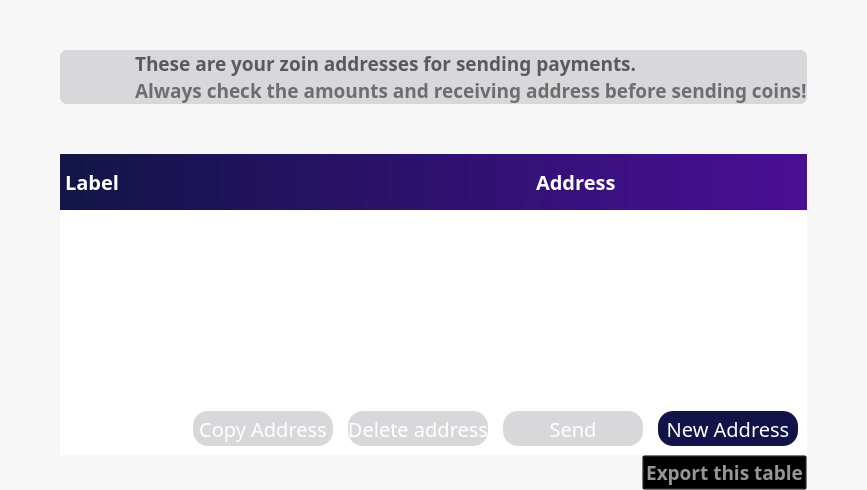
        <widget class="QFrame" name="frame">
         <property name="palette">
          <palette>
           <active>
            <colorrole role="Button">
             <brush brushstyle="SolidPattern">
              <color alpha="250">
               <red>247</red>
               <green>247</green>
               <blue>247</blue>
              </color>
             </brush>
            </colorrole>
            <colorrole role="Base">
             <brush brushstyle="SolidPattern">
              <color alpha="250">
               <red>247</red>
               <green>247</green>
               <blue>247</blue>
              </color>
             </brush>
            </colorrole>
            <colorrole role="Window">
             <brush brushstyle="SolidPattern">
              <color alpha="250">
               <red>247</red>
               <green>247</green>
               <blue>247</blue>
              </color>
             </brush>
            </colorrole>
           </active>
           <inactive>
            <colorrole role="Button">
             <brush brushstyle="SolidPattern">
              <color alpha="250">
               <red>247</red>
               <green>247</green>
               <blue>247</blue>
              </color>
             </brush>
            </colorrole>
            <colorrole role="Base">
             <brush brushstyle="SolidPattern">
              <color alpha="250">
               <red>247</red>
               <green>247</green>
               <blue>247</blue>
              </color>
             </brush>
            </colorrole>
            <colorrole role="Window">
             <brush brushstyle="SolidPattern">
              <color alpha="250">
               <red>247</red>
               <green>247</green>
               <blue>247</blue>
              </color>
             </brush>
            </colorrole>
           </inactive>
           <disabled>
            <colorrole role="Button">
             <brush brushstyle="SolidPattern">
              <color alpha="250">
               <red>247</red>
               <green>247</green>
               <blue>247</blue>
              </color>
             </brush>
            </colorrole>
            <colorrole role="Base">
             <brush brushstyle="SolidPattern">
              <color alpha="250">
               <red>247</red>
               <green>247</green>
               <blue>247</blue>
              </color>
             </brush>
            </colorrole>
            <colorrole role="Window">
             <brush brushstyle="SolidPattern">
              <color alpha="250">
               <red>247</red>
               <green>247</green>
               <blue>247</blue>
              </color>
             </brush>
            </colorrole>
           </disabled>
          </palette>
         </property>
         <property name="styleSheet">
          <string notr="true"/>
         </property>
         <property name="frameShape">
          <enum>QFrame::NoFrame</enum>
         </property>
         <property name="frameShadow">
          <enum>QFrame::Raised</enum>
         </property>
         <property name="lineWidth">
          <number>1</number>
         </property>
         <property name="midLineWidth">
          <number>0</number>
         </property>
         <layout class="QVBoxLayout" name="verticalLayout_4">
          <property name="spacing">
           <number>0</number>
          </property>
          <property name="leftMargin">
           <number>60</number>
          </property>
          <property name="topMargin">
           <number>50</number>
          </property>
          <property name="rightMargin">
           <number>60</number>
          </property>
          <property name="bottomMargin">
           <number>0</number>
          </property>
          <item>
           <widget class="QFrame" name="balance_frame">
            <property name="enabled">
             <bool>true</bool>
            </property>
            <property name="palette">
             <palette>
              <active>
               <colorrole role="Button">
                <brush brushstyle="SolidPattern">
                 <color alpha="255">
                  <red>216</red>
                  <green>216</green>
                  <blue>219</blue>
                 </color>
                </brush>
               </colorrole>
               <colorrole role="Base">
                <brush brushstyle="SolidPattern">
                 <color alpha="255">
                  <red>216</red>
                  <green>216</green>
                  <blue>219</blue>
                 </color>
                </brush>
               </colorrole>
               <colorrole role="Window">
                <brush brushstyle="SolidPattern">
                 <color alpha="255">
                  <red>216</red>
                  <green>216</green>
                  <blue>219</blue>
                 </color>
                </brush>
               </colorrole>
              </active>
              <inactive>
               <colorrole role="Button">
                <brush brushstyle="SolidPattern">
                 <color alpha="255">
                  <red>216</red>
                  <green>216</green>
                  <blue>219</blue>
                 </color>
                </brush>
               </colorrole>
               <colorrole role="Base">
                <brush brushstyle="SolidPattern">
                 <color alpha="255">
                  <red>216</red>
                  <green>216</green>
                  <blue>219</blue>
                 </color>
                </brush>
               </colorrole>
               <colorrole role="Window">
                <brush brushstyle="SolidPattern">
                 <color alpha="255">
                  <red>216</red>
                  <green>216</green>
                  <blue>219</blue>
                 </color>
                </brush>
               </colorrole>
              </inactive>
              <disabled>
               <colorrole role="Button">
                <brush brushstyle="SolidPattern">
                 <color alpha="255">
                  <red>216</red>
                  <green>216</green>
                  <blue>219</blue>
                 </color>
                </brush>
               </colorrole>
               <colorrole role="Base">
                <brush brushstyle="SolidPattern">
                 <color alpha="255">
                  <red>216</red>
                  <green>216</green>
                  <blue>219</blue>
                 </color>
                </brush>
               </colorrole>
               <colorrole role="Window">
                <brush brushstyle="SolidPattern">
                 <color alpha="255">
                  <red>216</red>
                  <green>216</green>
                  <blue>219</blue>
                 </color>
                </brush>
               </colorrole>
              </disabled>
             </palette>
            </property>
            <property name="contextMenuPolicy">
             <enum>Qt::DefaultContextMenu</enum>
            </property>
            <property name="styleSheet">
             <string notr="true">background-color: rgb(216, 216, 219);
border:0;
border-radius:7px;
border-style:solid;</string>
            </property>
            <property name="frameShape">
             <enum>QFrame::StyledPanel</enum>
            </property>
            <property name="frameShadow">
             <enum>QFrame::Plain</enum>
            </property>
            <property name="lineWidth">
             <number>1</number>
            </property>
            <layout class="QHBoxLayout" name="horizontalLayout_4">
             <property name="spacing">
              <number>0</number>
             </property>
             <property name="sizeConstraint">
              <enum>QLayout::SetDefaultConstraint</enum>
             </property>
             <property name="leftMargin">
              <number>0</number>
             </property>
             <property name="topMargin">
              <number>0</number>
             </property>
             <property name="rightMargin">
              <number>0</number>
             </property>
             <property name="bottomMargin">
              <number>0</number>
             </property>
             <item>
              <widget class="QPushButton" name="pushButton_3">
               <property name="sizePolicy">
                <sizepolicy hsizetype="Fixed" vsizetype="Preferred">
                 <horstretch>0</horstretch>
                 <verstretch>0</verstretch>
                </sizepolicy>
               </property>
               <property name="minimumSize">
                <size>
                 <width>75</width>
                 <height>0</height>
                </size>
               </property>
               <property name="text">
                <string/>
               </property>
               <property name="icon">
                <iconset resource="../bitcoin.qrc">
                 <normaloff>:/res/icons/Exports_47.png</normaloff>:/res/icons/Exports_47.png</iconset>
               </property>
               <property name="iconSize">
                <size>
                 <width>75</width>
                 <height>75</height>
                </size>
               </property>
              </widget>
             </item>
             <item>
              <layout class="QVBoxLayout" name="verticalLayout_6">
               <property name="leftMargin">
                <number>0</number>
               </property>
               <property name="topMargin">
                <number>0</number>
               </property>
               <property name="bottomMargin">
                <number>0</number>
               </property>
               <item>
                <widget class="QLabel" name="label_3">
                 <property name="enabled">
                  <bool>false</bool>
                 </property>
                 <property name="sizePolicy">
                  <sizepolicy hsizetype="Preferred" vsizetype="Preferred">
                   <horstretch>0</horstretch>
                   <verstretch>0</verstretch>
                  </sizepolicy>
                 </property>
                 <property name="font">
                  <font>
                   <family>ZoinSemiBold</family>
                   <pointsize>14</pointsize>
                   <weight>75</weight>
                   <bold>true</bold>
                  </font>
                 </property>
                 <property name="layoutDirection">
                  <enum>Qt::LeftToRight</enum>
                 </property>
                 <property name="autoFillBackground">
                  <bool>false</bool>
                 </property>
                 <property name="styleSheet">
                  <string notr="true">color: rgb(90, 90, 90);</string>
                 </property>
                 <property name="text">
                  <string>These are your zoin addresses for sending payments.</string>
                 </property>
                 <property name="alignment">
                  <set>Qt::AlignBottom|Qt::AlignLeading|Qt::AlignLeft</set>
                 </property>
                 <property name="indent">
                  <number>-1</number>
                 </property>
                </widget>
               </item>
               <item>
                <widget class="QLabel" name="labelUnconfirmed">
                 <property name="enabled">
                  <bool>false</bool>
                 </property>
                 <property name="sizePolicy">
                  <sizepolicy hsizetype="Preferred" vsizetype="Preferred">
                   <horstretch>0</horstretch>
                   <verstretch>0</verstretch>
                  </sizepolicy>
                 </property>
                 <property name="font">
                  <font>
                   <family>Source Sans Pro</family>
                   <pointsize>14</pointsize>
                   <weight>75</weight>
                   <bold>true</bold>
                  </font>
                 </property>
                 <property name="cursor">
                  <cursorShape>IBeamCursor</cursorShape>
                 </property>
                 <property name="toolTip">
                  <string>Total of transactions that have yet to be confirmed, and do not yet count toward the current balance</string>
                 </property>
                 <property name="layoutDirection">
                  <enum>Qt::LeftToRight</enum>
                 </property>
                 <property name="styleSheet">
                  <string notr="true">color: rgb(110, 110, 110);</string>
                 </property>
                 <property name="text">
                  <string notr="true">Always check the amounts and receiving address before sending coins!</string>
                 </property>
                 <property name="alignment">
                  <set>Qt::AlignLeading|Qt::AlignLeft|Qt::AlignTop</set>
                 </property>
                 <property name="textInteractionFlags">
                  <set>Qt::LinksAccessibleByMouse|Qt::TextSelectableByKeyboard|Qt::TextSelectableByMouse</set>
                 </property>
                </widget>
               </item>
              </layout>
             </item>
            </layout>
           </widget>
          </item>
          <item>
           <layout class="QVBoxLayout" name="verticalLayout_11">
            <property name="topMargin">
             <number>50</number>
            </property>
           </layout>
          </item>
          <item>
           <widget class="QFrame" name="frame_4">
            <property name="palette">
             <palette>
              <active>
               <colorrole role="Button">
                <brush brushstyle="SolidPattern">
                 <color alpha="255">
                  <red>216</red>
                  <green>216</green>
                  <blue>219</blue>
                 </color>
                </brush>
               </colorrole>
               <colorrole role="Base">
                <brush brushstyle="SolidPattern">
                 <color alpha="255">
                  <red>216</red>
                  <green>216</green>
                  <blue>219</blue>
                 </color>
                </brush>
               </colorrole>
               <colorrole role="Window">
                <brush brushstyle="SolidPattern">
                 <color alpha="255">
                  <red>216</red>
                  <green>216</green>
                  <blue>219</blue>
                 </color>
                </brush>
               </colorrole>
              </active>
              <inactive>
               <colorrole role="Button">
                <brush brushstyle="SolidPattern">
                 <color alpha="255">
                  <red>216</red>
                  <green>216</green>
                  <blue>219</blue>
                 </color>
                </brush>
               </colorrole>
               <colorrole role="Base">
                <brush brushstyle="SolidPattern">
                 <color alpha="255">
                  <red>216</red>
                  <green>216</green>
                  <blue>219</blue>
                 </color>
                </brush>
               </colorrole>
               <colorrole role="Window">
                <brush brushstyle="SolidPattern">
                 <color alpha="255">
                  <red>216</red>
                  <green>216</green>
                  <blue>219</blue>
                 </color>
                </brush>
               </colorrole>
              </inactive>
              <disabled>
               <colorrole role="Button">
                <brush brushstyle="SolidPattern">
                 <color alpha="255">
                  <red>216</red>
                  <green>216</green>
                  <blue>219</blue>
                 </color>
                </brush>
               </colorrole>
               <colorrole role="Base">
                <brush brushstyle="SolidPattern">
                 <color alpha="255">
                  <red>216</red>
                  <green>216</green>
                  <blue>219</blue>
                 </color>
                </brush>
               </colorrole>
               <colorrole role="Window">
                <brush brushstyle="SolidPattern">
                 <color alpha="255">
                  <red>216</red>
                  <green>216</green>
                  <blue>219</blue>
                 </color>
                </brush>
               </colorrole>
              </disabled>
             </palette>
            </property>
            <property name="styleSheet">
             <string notr="true">background-color: rgb(216, 216, 219);
border:0;</string>
            </property>
            <property name="frameShape">
             <enum>QFrame::StyledPanel</enum>
            </property>
            <property name="frameShadow">
             <enum>QFrame::Raised</enum>
            </property>
            <layout class="QVBoxLayout" name="verticalLayout">
             <property name="spacing">
              <number>0</number>
             </property>
             <property name="leftMargin">
              <number>0</number>
             </property>
             <property name="topMargin">
              <number>0</number>
             </property>
             <property name="rightMargin">
              <number>0</number>
             </property>
             <property name="bottomMargin">
              <number>0</number>
             </property>
             <item>
              <widget class="QFrame" name="frame_2">
               <property name="sizePolicy">
                <sizepolicy hsizetype="Preferred" vsizetype="Preferred">
                 <horstretch>0</horstretch>
                 <verstretch>0</verstretch>
                </sizepolicy>
               </property>
               <property name="minimumSize">
                <size>
                 <width>0</width>
                 <height>0</height>
                </size>
               </property>
               <property name="styleSheet">
                <string notr="true">color:white;
background: QLinearGradient(x1: 0, y1: 0, x2: 1, y2: 0, stop: 0 #121548, stop: 1 #4a0e95);
border:0;
</string>
               </property>
               <property name="frameShape">
                <enum>QFrame::StyledPanel</enum>
               </property>
               <property name="frameShadow">
                <enum>QFrame::Raised</enum>
               </property>
               <property name="lineWidth">
                <number>0</number>
               </property>
               <layout class="QHBoxLayout" name="horizontalLayout_6">
                <property name="spacing">
                 <number>60</number>
                </property>
                <property name="leftMargin">
                 <number>5</number>
                </property>
                <property name="topMargin">
                 <number>5</number>
                </property>
                <property name="rightMargin">
                 <number>0</number>
                </property>
                <property name="bottomMargin">
                 <number>5</number>
                </property>
                <item>
                 <widget class="QFrame" name="frame_5">
                  <property name="frameShape">
                   <enum>QFrame::StyledPanel</enum>
                  </property>
                  <property name="frameShadow">
                   <enum>QFrame::Raised</enum>
                  </property>
                  <layout class="QHBoxLayout" name="horizontalLayout_2">
                   <property name="spacing">
                    <number>200</number>
                   </property>
                   <property name="leftMargin">
                    <number>0</number>
                   </property>
                   <property name="rightMargin">
                    <number>0</number>
                   </property>
                   <item>
                    <widget class="QLabel" name="label">
                     <property name="font">
                      <font>
                       <family>ZoinSemiBold</family>
                       <pointsize>15</pointsize>
                       <weight>75</weight>
                       <bold>true</bold>
                      </font>
                     </property>
                     <property name="styleSheet">
                      <string notr="true">background-color: rgb(0,0,0,0);</string>
                     </property>
                     <property name="text">
                      <string>Label</string>
                     </property>
                    </widget>
                   </item>
                   <item>
                    <widget class="QLabel" name="label_4">
                     <property name="font">
                      <font>
                       <family>ZoinSemiBold</family>
                       <pointsize>15</pointsize>
                       <weight>75</weight>
                       <bold>true</bold>
                      </font>
                     </property>
                     <property name="styleSheet">
                      <string notr="true">background-color: rgb(0,0,0,0);</string>
                     </property>
                     <property name="text">
                      <string>Address</string>
                     </property>
                    </widget>
                   </item>
                  </layout>
                 </widget>
                </item>
               </layout>
              </widget>
             </item>
             <item>
              <widget class="QTableView" name="tableView">
               <property name="palette">
                <palette>
                 <active>
                  <colorrole role="Button">
                   <brush brushstyle="SolidPattern">
                    <color alpha="255">
                     <red>255</red>
                     <green>255</green>
                     <blue>255</blue>
                    </color>
                   </brush>
                  </colorrole>
                  <colorrole role="Base">
                   <brush brushstyle="SolidPattern">
                    <color alpha="255">
                     <red>255</red>
                     <green>255</green>
                     <blue>255</blue>
                    </color>
                   </brush>
                  </colorrole>
                  <colorrole role="Window">
                   <brush brushstyle="SolidPattern">
                    <color alpha="255">
                     <red>255</red>
                     <green>255</green>
                     <blue>255</blue>
                    </color>
                   </brush>
                  </colorrole>
                 </active>
                 <inactive>
                  <colorrole role="Button">
                   <brush brushstyle="SolidPattern">
                    <color alpha="255">
                     <red>255</red>
                     <green>255</green>
                     <blue>255</blue>
                    </color>
                   </brush>
                  </colorrole>
                  <colorrole role="Base">
                   <brush brushstyle="SolidPattern">
                    <color alpha="255">
                     <red>255</red>
                     <green>255</green>
                     <blue>255</blue>
                    </color>
                   </brush>
                  </colorrole>
                  <colorrole role="Window">
                   <brush brushstyle="SolidPattern">
                    <color alpha="255">
                     <red>255</red>
                     <green>255</green>
                     <blue>255</blue>
                    </color>
                   </brush>
                  </colorrole>
                 </inactive>
                 <disabled>
                  <colorrole role="Button">
                   <brush brushstyle="SolidPattern">
                    <color alpha="255">
                     <red>255</red>
                     <green>255</green>
                     <blue>255</blue>
                    </color>
                   </brush>
                  </colorrole>
                  <colorrole role="Base">
                   <brush brushstyle="SolidPattern">
                    <color alpha="255">
                     <red>255</red>
                     <green>255</green>
                     <blue>255</blue>
                    </color>
                   </brush>
                  </colorrole>
                  <colorrole role="Window">
                   <brush brushstyle="SolidPattern">
                    <color alpha="255">
                     <red>255</red>
                     <green>255</green>
                     <blue>255</blue>
                    </color>
                   </brush>
                  </colorrole>
                 </disabled>
                </palette>
               </property>
               <property name="font">
                <font>
                 <family>ZoinLight</family>
                 <pointsize>18</pointsize>
                </font>
               </property>
               <property name="styleSheet">
                <string notr="true">background-color: rgb(255, 255, 255);
border:0;
</string>
               </property>
               <property name="lineWidth">
                <number>0</number>
               </property>
               <property name="showDropIndicator" stdset="0">
                <bool>false</bool>
               </property>
               <property name="selectionBehavior">
                <enum>QAbstractItemView::SelectRows</enum>
               </property>
               <property name="showGrid">
                <bool>false</bool>
               </property>
               <property name="gridStyle">
                <enum>Qt::NoPen</enum>
               </property>
               <property name="wordWrap">
                <bool>false</bool>
               </property>
               <property name="cornerButtonEnabled">
                <bool>false</bool>
               </property>
               <attribute name="horizontalHeaderVisible">
                <bool>false</bool>
               </attribute>
              </widget>
             </item>
             <item>
              <widget class="QFrame" name="frame_3">
               <property name="styleSheet">
                <string notr="true">color:white;
background-color: rgb(255,255,255);
border:0;
</string>
               </property>
               <property name="frameShape">
                <enum>QFrame::StyledPanel</enum>
               </property>
               <property name="frameShadow">
                <enum>QFrame::Raised</enum>
               </property>
               <layout class="QHBoxLayout" name="horizontalLayout_5">
                <property name="spacing">
                 <number>15</number>
                </property>
                <item>
                 <spacer name="horizontalSpacer">
                  <property name="orientation">
                   <enum>Qt::Horizontal</enum>
                  </property>
                  <property name="sizeHint" stdset="0">
                   <size>
                    <width>40</width>
                    <height>20</height>
                   </size>
                  </property>
                 </spacer>
                </item>
                <item>
                 <widget class="QPushButton" name="copyAddress">
                  <property name="sizePolicy">
                   <sizepolicy hsizetype="Fixed" vsizetype="Fixed">
                    <horstretch>0</horstretch>
                    <verstretch>0</verstretch>
                   </sizepolicy>
                  </property>
                  <property name="font">
                   <font>
                    <family>Source Sans Pro</family>
                    <pointsize>15</pointsize>
                    <weight>50</weight>
                    <bold>false</bold>
                   </font>
                  </property>
                  <property name="styleSheet">
                   <string notr="true">background-color:  rgb(216, 216, 219);
color: white;
border-radius:15px;
height:35px;
width:140px;
border-color:gray;
border-width:0px;
border-style:solid;
</string>
                  </property>
                  <property name="text">
                   <string>Copy Address</string>
                  </property>
                 </widget>
                </item>
                <item>
                 <widget class="QPushButton" name="deleteAddress">
                  <property name="sizePolicy">
                   <sizepolicy hsizetype="Fixed" vsizetype="Fixed">
                    <horstretch>0</horstretch>
                    <verstretch>0</verstretch>
                   </sizepolicy>
                  </property>
                  <property name="font">
                   <font>
                    <family>Source Sans Pro</family>
                    <pointsize>15</pointsize>
                    <weight>50</weight>
                    <bold>false</bold>
                   </font>
                  </property>
                  <property name="styleSheet">
                   <string notr="true">background-color:  rgb(216, 216, 219);
color: white;
border-radius:15px;
height:35px;
width:140px;
border-color:gray;
border-width:0px;
border-style:solid;
</string>
                  </property>
                  <property name="text">
                   <string>Delete address</string>
                  </property>
                 </widget>
                </item>
                <item>
                 <widget class="QPushButton" name="sendAddress">
                  <property name="sizePolicy">
                   <sizepolicy hsizetype="Fixed" vsizetype="Fixed">
                    <horstretch>0</horstretch>
                    <verstretch>0</verstretch>
                   </sizepolicy>
                  </property>
                  <property name="font">
                   <font>
                    <family>Source Sans Pro</family>
                    <pointsize>15</pointsize>
                    <weight>50</weight>
                    <bold>false</bold>
                   </font>
                  </property>
                  <property name="styleSheet">
                   <string notr="true">background-color:  rgb(216, 216, 219);
color: white;
border-radius:15px;
height:35px;
width:140px;
border-color:gray;
border-width:0px;
border-style:solid;
</string>
                  </property>
                  <property name="text">
                   <string>Send</string>
                  </property>
                 </widget>
                </item>
                <item>
                 <widget class="QPushButton" name="newAddress">
                  <property name="sizePolicy">
                   <sizepolicy hsizetype="Fixed" vsizetype="Fixed">
                    <horstretch>0</horstretch>
                    <verstretch>0</verstretch>
                   </sizepolicy>
                  </property>
                  <property name="font">
                   <font>
                    <family>Source Sans Pro</family>
                    <pointsize>15</pointsize>
                   </font>
                  </property>
                  <property name="styleSheet">
                   <string notr="true">background-color: #121349;
color: white;
border-radius:15px;
height:35px;
width:140px;
border-color:gray;
border-width:0px;
border-style:solid;
</string>
                  </property>
                  <property name="text">
                   <string>New Address</string>
                  </property>
                 </widget>
                </item>
               </layout>
              </widget>
             </item>
            </layout>
           </widget>
          </item>
          <item>
           <layout class="QHBoxLayout" name="horizontalLayout_7">
            <property name="spacing">
             <number>0</number>
            </property>
            <property name="topMargin">
             <number>0</number>
            </property>
            <item>
             <spacer name="horizontalSpacer_2">
              <property name="orientation">
               <enum>Qt::Horizontal</enum>
              </property>
              <property name="sizeHint" stdset="0">
               <size>
                <width>40</width>
                <height>20</height>
               </size>
              </property>
             </spacer>
            </item>
            <item>
             <widget class="QPushButton" name="exportButton">
              <property name="font">
               <font>
                <family>ZoinSemiBold</family>
                <pointsize>14</pointsize>
                <weight>75</weight>
                <bold>true</bold>
               </font>
              </property>
              <property name="styleSheet">
               <string notr="true">color: rgb(150, 150, 150);
background-color: rgb(0,0,0,0);</string>
              </property>
              <property name="text">
               <string>Export this table</string>
              </property>
              <property name="iconSize">
               <size>
                <width>40</width>
                <height>40</height>
               </size>
              </property>
             </widget>
            </item>
           </layout>
          </item>
         </layout>
        </widget>
